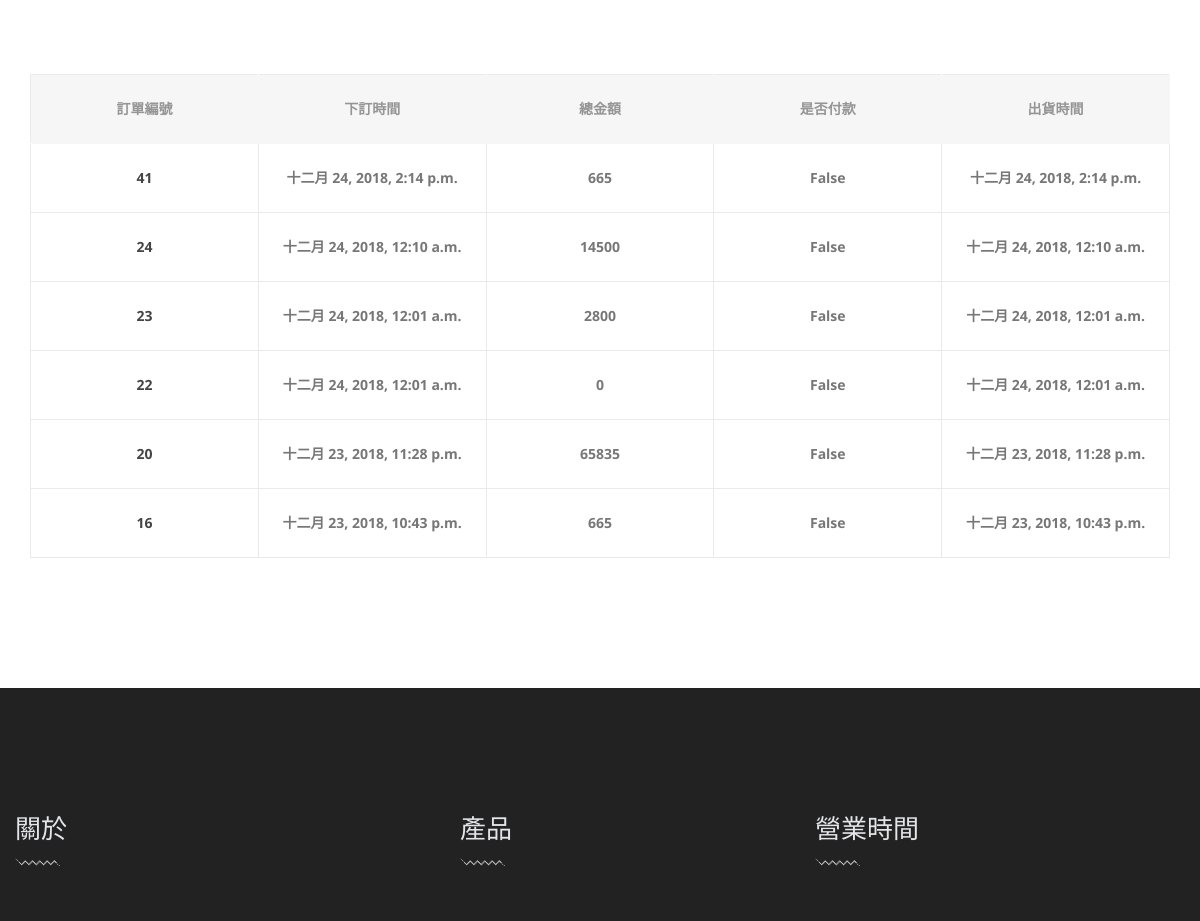
Page /order/orderHistory/ (signed in, middle part) on the earlier database version.
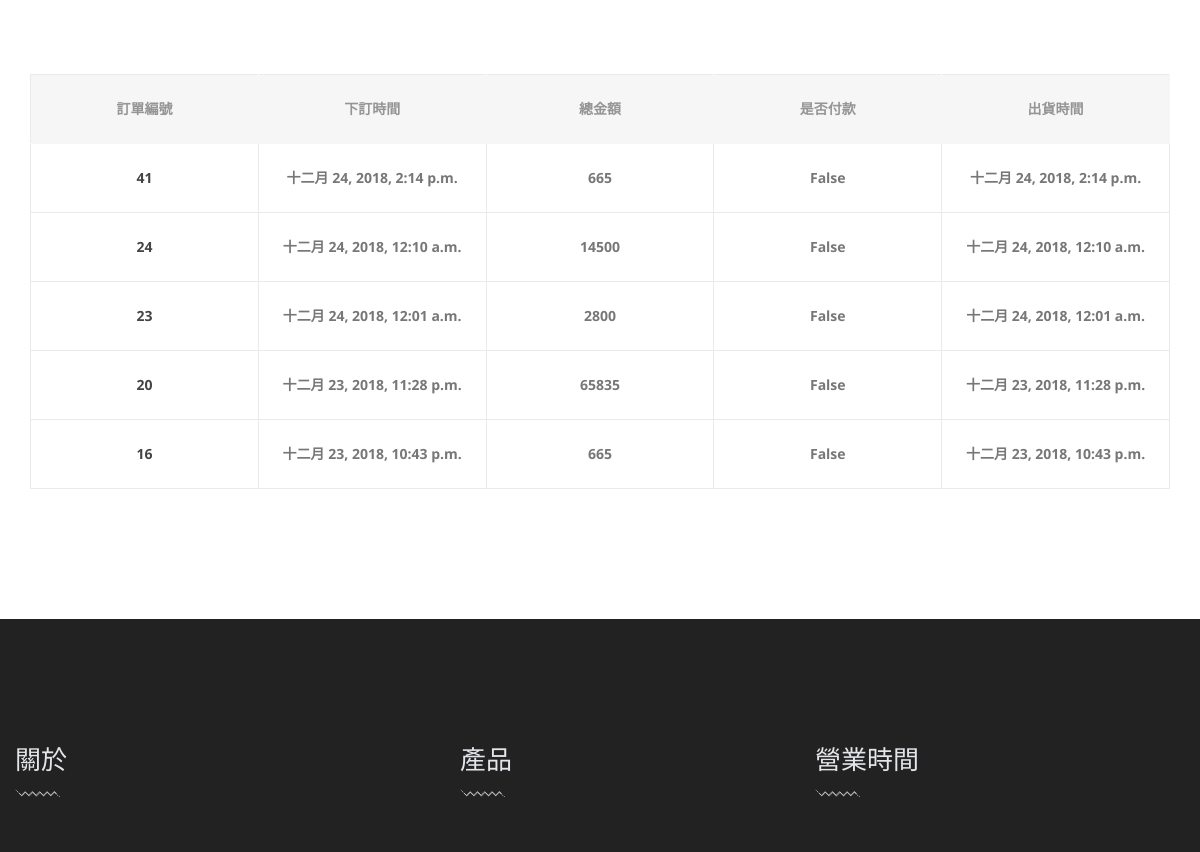
Same page on the later database version.
### SOS/models.py (models this page shows, shortened)
class Order(models.Model):
    order_no = models.AutoField(
        verbose_name='訂單編號', null=False, primary_key=True)
    member_id = models.ForeignKey(
        Member, verbose_name='會員編號', on_delete=models.CASCADE, null=False) # 哪一個 會員 產生的訂單
    ordered_date = models.DateTimeField(
        verbose_name='訂單產生時間', auto_now_add=True, null=False)
    updated = models.DateTimeField(auto_now=True)
    paid = models.BooleanField(default=False) # 若為 true 代表 尚未出貨
    shipped_date = models.DateTimeField(
        verbose_name='實際出貨時間', default=timezone.now)
    isFreeShipping = models.BooleanField(default=False, verbose_name='是否免運', editable=False)
    discountRate = models.DecimalField(
        max_digits=3, decimal_places=2, default=1, null=False, verbose_name='折扣',editable=False)
    class Meta:
        ordering = ['-ordered_date',]
    def get_total_cost(self):
        return sum(item.get_cost() for item in self.items.all())

class OrderItem(models.Model):
    order = models.ForeignKey(Order, related_name='items', on_delete=models.CASCADE)
    pizza = models.ForeignKey(Pizza, related_name='order_items', on_delete=models.CASCADE)
    price = models.DecimalField(max_digits=10, decimal_places=0)
    quantity = models.PositiveIntegerField(default=1)
    def get_cost(self):
        return self.price * self.quantity

### SOS/views.py (the view)
# urls.py: path('orderHistory/', order_history, name='order_history'),
def order_history(request):
    member = Member.objects.get(user_id=request.user)
    result = []
    for order in Order.objects.all():
        if order.member_id == member:
            result.append(order)
    return render(request, 'order_history.html', locals())

### SCS/context_processors.py (called while the page is built)
def cart(request):
    return {'cart': Cart(request)}

### templates/order_history.html (shortened to what this page needs)
{% extends 'base.html' %}
{% load static %}
{% load starsCount %}
{% block content %}
<section class="food__menu__grid__area section-padding--lg">
  <div class="container">
    <div class="row mt--30">
      <div class="col-lg-12">
        <div class="fd__tab__content tab-content" id="nav-tabContent">
          <div class="row">
            <div class="col-md-12 col-sm-12 ol-lg-12">
              <div class="table-content table-responsive">
                <div class="col-lg-12 col-md-12 ">
                  <table class="cart">
                    <thead>
                      <tr class="title-top">
                        <th class="product-subtotal">訂單編號</th>
                        <th class="product-subtotal">下訂時間</th>
                        <th class="product-subtotal">總金額</th>
                        <th class="product-subtotal">是否付款</th>
                        <th class="product-subtotal">出貨時間</th>
                      </tr>
                    </thead>
                    <tbody>
                      {% for search_order in result %}
                      <tr>
                        <td class="product-subtotal"><a href="{% url 'order_detail' search_order.order_no %}">{{ search_order.order_no }}</a></td>
                        <td class="product-subtotal">{{ search_order.ordered_date }}</td>
                        <td class="product-subtotal">{{ search_order.get_total_cost }}</td>
                        <td class="product-subtotal">{{ search_order.paid }}</td>
                        <td class="product-subtotal">{{ search_order.shipped_date }}</td>
                      </tr>
                      {% empty %}
                      <h1>您還沒有購買過本商店的產品！</h1>
                      {% endfor %}
                    </tbody>
                  </table>
                </div>
              </div>
            </div>
          </div>
        </div>
      </div>
    </div>
  </div>
</section>
{% endblock %}

Differences in the rows shown:
removed Order: order_no "22", ordered_date "十二月 24, 2018, 12:01 a.m.", get_total_cost "0", paid "False", shipped_date "十二月 24, 2018, 12:01 a.m."
